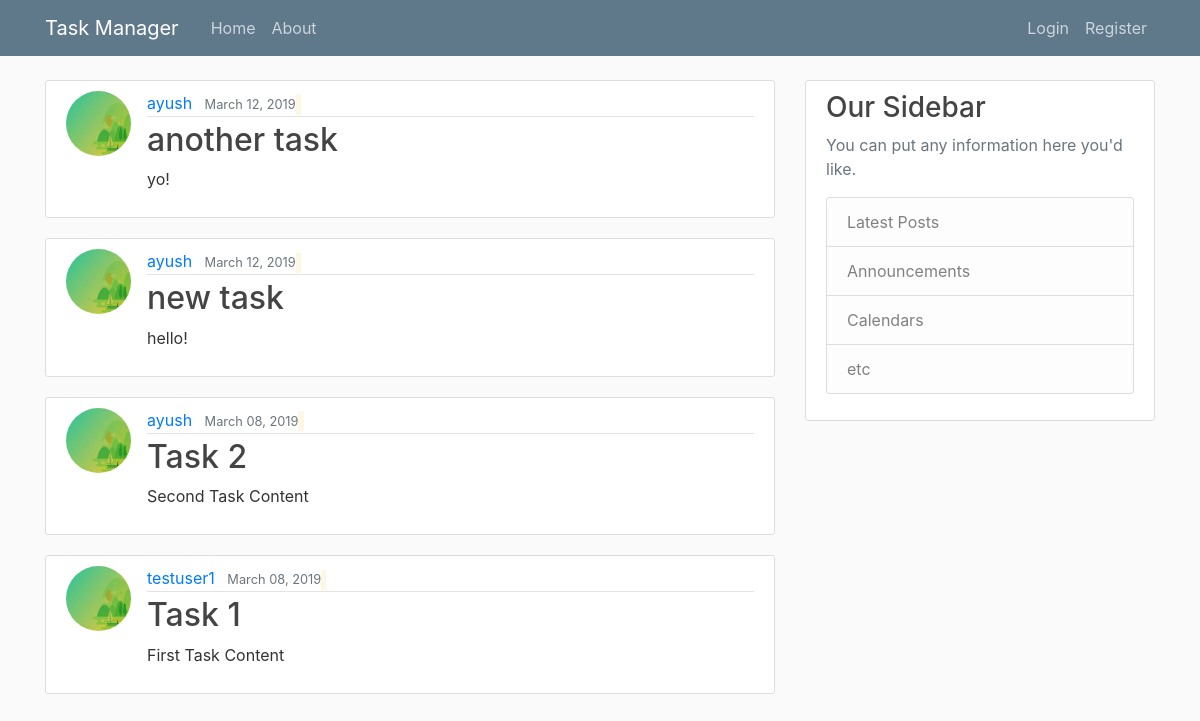
/, run on an earlier commit of the app's database.
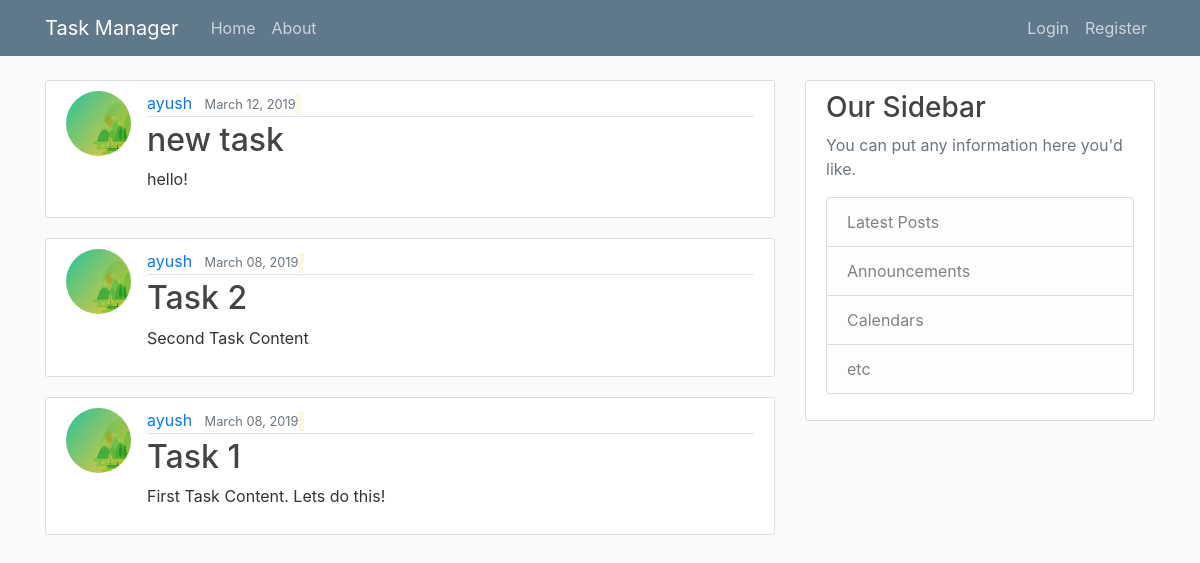
And on a later commit of the database.
### home/models.py (models this page shows, shortened)
class Task(models.Model):
	title = models.CharField(max_length=100)
	content = models.TextField()
	date_posted = models.DateTimeField(default=timezone.now)
	creator = models.ForeignKey(User, on_delete=models.CASCADE)
	STATUS_CHOICES = (
		('Planned','Planned'),
		('In Progress', 'In Progress'),
		('Done', 'Done'),
	)
	status= models.CharField(max_length=100, choices=STATUS_CHOICES, default='Planned')

### users/models.py (models this page shows, shortened)
class Profile(models.Model):
	user = models.OneToOneField(User, on_delete=models.CASCADE)
	image = models.ImageField(default='default.jpeg', upload_to='profile_pics')

### home/views.py (the view)
# urls.py: path('', TaskListView.as_view(), name =  'app-home'),
class TaskListView(ListView):
	model = Task
	template_name = 'home/home.html'
	context_object_name = 'tasks'
	ordering = ['-date_posted']

### home/templates/home/home.html
{% extends "home/base.html" %}
{% block content%}
	{% for task in tasks  %}
		<article class="media content-section">
			<img class="rounded-circle article-img" src="{{ task.creator.profile.image.url }}">
			 <div class="media-body">
			   <div class="article-metadata">
			     <a class="mr-2" href="#">{{ task.creator }}</a>
			     <small class="text-muted">{{ task.date_posted|date:"F d, Y"}}</small>
			     <small><mark>{{ object.status }}</mark></small>
			   </div>
			   <h2><a class="article-title" href="{% url 'task-detail' task.id %}">{{ task.title }}</a></h2>
			   <p class="article-content">{{ task.content }}</p>
			 </div>
		</article>
	{% endfor %}
{% endblock content %}

What changed in the data, as far as the page shows it:
removed Task: creator.profile.image (picture), creator "ayush", date_posted "March 12, 2019", title "another task", content "yo!"
changed Task "Task 1": creator.profile.image: picture added in place of a placeholder; creator "testuser1" → "ayush"; content "First Task Content" → "First Task Content. Lets do this!"
